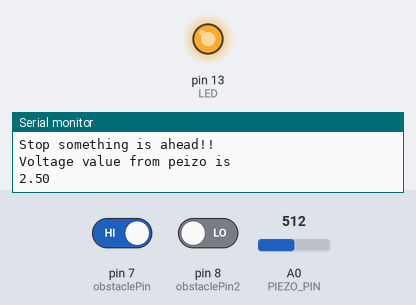
A sketch run on a simulated Arduino Uno, built with avr-gcc and run on an emulated ATmega328P. On the bench: output pins drawn as LEDs (lit = HIGH), the last lines printed to the serial monitor. The test bench sets the inputs (shaded band); at power-on: pin 8 (obstaclePin2) LOW, pin 7 (obstaclePin) HIGH, A0 (PIEZO_PIN) = 512.

Above: at 1.2 s.
1.3 s: pin 8 (obstaclePin2) driven HIGH
At 2.5 s:
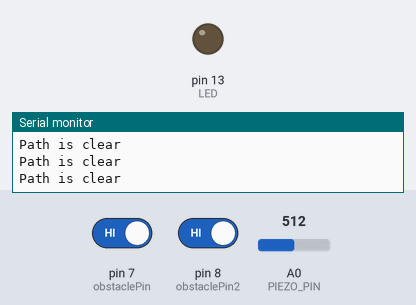
2.8 s: pin 8 (obstaclePin2) driven LOW
At 4.0 s:
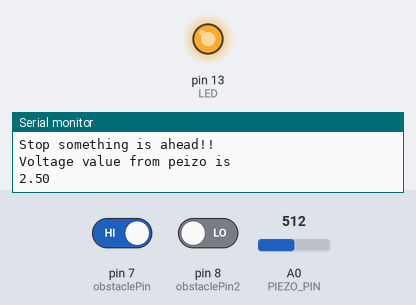
Timing chart, 0 to 5.8 s (numbered marks = the images above; inputs shaded):
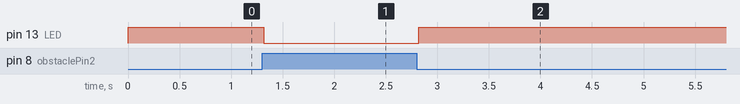

The sketch:

proxi_peizo.ino
```cpp
int LED = 13;
int obstaclePin = 7;
int obstaclePin2 = 8;// This is our input pin
int hasObstacle = HIGH; // HIGH MEANS NO OBSTACLE
const int PIEZO_PIN = A0;

void setup() {
  pinMode(LED, OUTPUT);
  pinMode(obstaclePin, INPUT);
  pinMode(obstaclePin2, INPUT);
  Serial.begin(250000);
}
void loop() {
  hasObstacle = digitalRead(obstaclePin)&&digitalRead(obstaclePin2); //Reads the output of the obstacle sensor from the 7th PIN of the Digital section of the arduino
  if (hasObstacle == LOW)//LOW means something is ahead, so illuminates the 13th Port connected LED
  {
    Serial.println("Stop something is ahead!!");
    digitalWrite(LED, HIGH);//Illuminates the 13th Port LED

  // Read Piezo ADC value in, and convert it to a voltage
  int piezoADC = analogRead(PIEZO_PIN);
  float piezoV = piezoADC / 1023.0 * 5.0;
  Serial.println("Voltage value from peizo is");
  Serial.println(piezoV);
  delay(50);

 // Print the voltage.
}
  else
  {
    Serial.println("Path is clear");
    digitalWrite(LED, LOW);
  }
  delay(50);
}
```

Measured:
- after the input at 1.3 s, pin 13 (LED): HIGH → LOW at once
- after the input at 2.8 s, pin 13 (LED): LOW → HIGH at once
